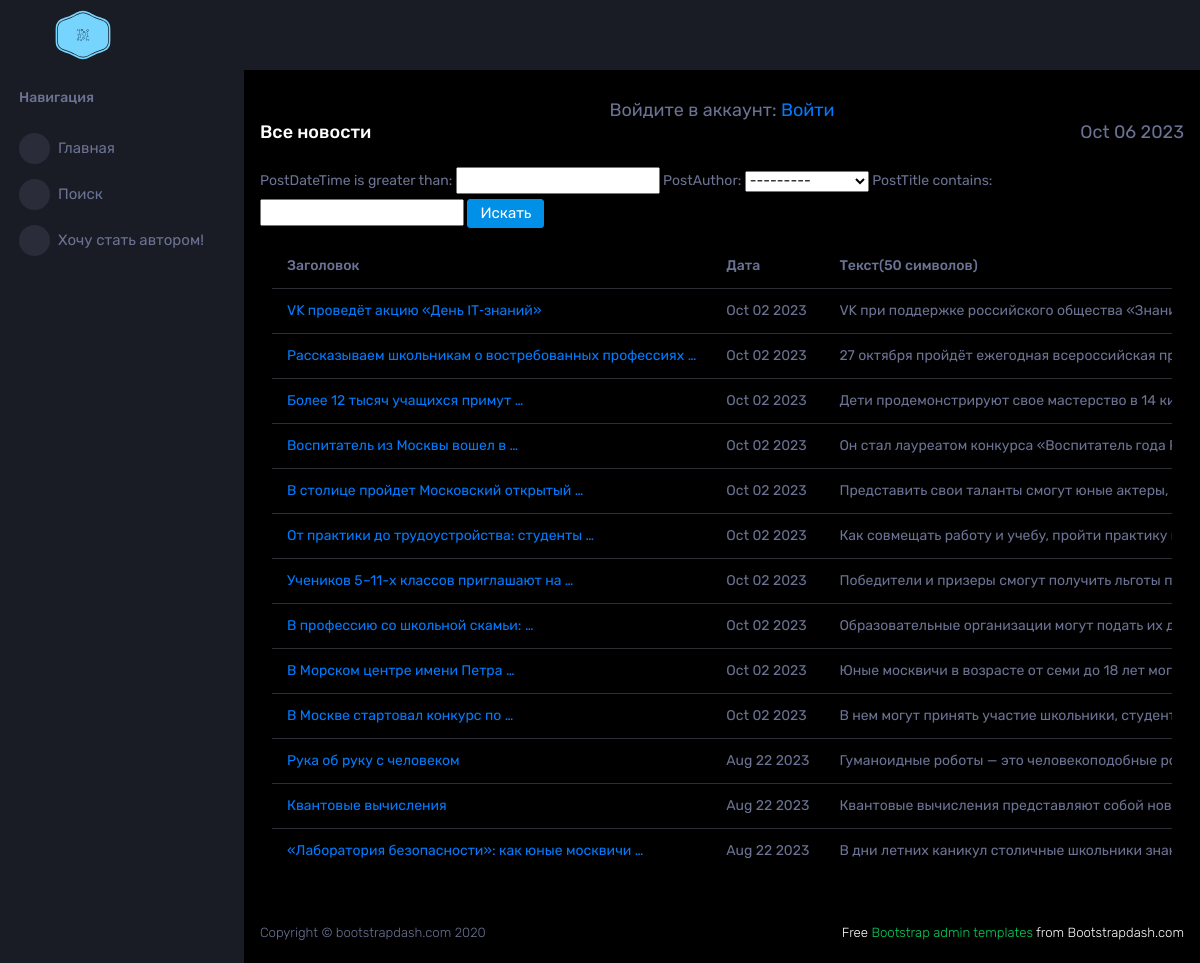
/news/search, run on the app's committed database.
### news/models.py (models this page shows, shortened)
class Post(models.Model):
    news = 'N'
    article = 'A'
    postChoice = [
        (news, 'Новость'),
        (article, 'Статья')
    ]
    postAuthor = models.ForeignKey(Author, on_delete = models.CASCADE)
    postType = models.CharField(max_length = 1, choices = postChoice, default = news)
    postDateTime = models.DateTimeField(default=timezone.now)
    postCat = models.ManyToManyField(Category, through = 'PostCategory')
    postTitle = models.CharField(max_length = 255, default = 'Заголовок')
    postBody = models.TextField(default = 'Здесь должен быть текст')
    postRate = models.IntegerField(default = 0)

### news/views.py (the view)
# urls.py: path('search', NewsSearch.as_view(), name='post_search'),
class NewsSearch(ListView):
    queryset = Post.objects.order_by("-postDateTime")
    template_name = 'newspaper/search.html'
    context_object_name = 'news'
    paginate_by = 1
    def get_context_data(self, **kwargs: Any) -> Dict[str, Any]:
        context =  super().get_context_data(**kwargs)
        context['time_now'] = timezone.localtime(timezone.now())
        context['empty'] = None
        context['filter'] = NewsFilter(self.request.GET,
                                       queryset=self.get_queryset())
        context['is_author'] = self.request.user.groups.filter(name='Authors').exists()
        return context

### news/models.py (called while the page is built)
    def __str__(self):
        return self.userModel.username

### news/templatetags/custom_filters.py (called while the page is built)
@register.filter(name='censor')
def censor(value):
    return cense(value)

### templates/newspaper/search.html (shortened to what this page needs)
{% extends 'layout/default.html' %}
{% load custom_filters %}
{% block content %}
<section class="tables">
    <div class="page-header">
        <div class=row><h1 class="page-title">Все новости</h1></div>
        <div class=row><h3 class="page-title small text-muted">{{ time_now|date:'M d Y' }}</h3></div>
    </div>
    <div class=row>
        <form method="GET">
            <p class="text-muted">
                {{ filter.form }}
                <input class="btn btn-primary" type="submit" value="Искать">
            </p>
        </form>
    </div>
    <div class="table-responsive">
        {% if news %}
            <table class="table b-table table-striped table-hover">
                <thead >
                    <th scope="col">
                        Заголовок
                    </th>
                    <th scope="col">
                        Дата
                    </th>
                    <th scope="col">
                        Текст(50 символов)
                    </th>
                </thead>
                <tbody>
                {% for post in filter.qs %}
                    <tr>
                        <td>
                            <a href="{{ post.id }}">{{ post.postTitle|truncatewords:5|censor }}</a>
                        </td>
                        <td>
                            {{ post.postDateTime|date:'M d Y' }}
                        </td>
                        <td>
                            {{ post.postBody|truncatechars:50|censor }}
                        </td>
                    </tr>
                {% endfor %}
            </table>
        {% else %}
            <h2> Новостей нет </h2>
        {% endif %}
    </div>
</section>
{% endblock content %}

### data on the page
Post: postTitle|censor "VK проведёт акцию «День IT‑знаний»", postDateTime "Oct 02 2023", postBody|censor "VK при поддержке российского общества…"
Post: postTitle|censor "Рассказываем школьникам о востребованных профессиях …", postDateTime "Oct 02 2023", postBody|censor "27 октября пройдёт ежегодная всероссийская…"
Post: postTitle|censor "Более 12 тысяч учащихся примут …", postDateTime "Oct 02 2023", postBody|censor "Дети продемонстрируют свое мастерство в 14…"
Post: postTitle|censor "Воспитатель из Москвы вошел в …", postDateTime "Oct 02 2023", postBody|censor "Он стал лауреатом конкурса «Воспитатель года…"
Post: postTitle|censor "В столице пройдет Московский открытый …", postDateTime "Oct 02 2023", postBody|censor "Представить свои таланты смогут юные актеры,…"
Post: postTitle|censor "От практики до трудоустройства: студенты …", postDateTime "Oct 02 2023", postBody|censor "Как совмещать работу и учебу, пройти практику…"
Post: postTitle|censor "Учеников 5–11-х классов приглашают на …", postDateTime "Oct 02 2023", postBody|censor "Победители и призеры смогут получить льготы…"
Post: postTitle|censor "В профессию со школьной скамьи: …", postDateTime "Oct 02 2023", postBody|censor "Образовательные организации могут подать их…"
Post: postTitle|censor "В Морском центре имени Петра …", postDateTime "Oct 02 2023", postBody|censor "Юные москвичи в возрасте от семи до 18 лет…"
Post: postTitle|censor "В Москве стартовал конкурс по …", postDateTime "Oct 02 2023", postBody|censor "В нем могут принять участие школьники,…"
Post: postTitle|censor "Рука об руку с человеком", postDateTime "Aug 22 2023", postBody|censor "Гуманоидные роботы — это человекоподобные…"
Post: postTitle|censor "Квантовые вычисления", postDateTime "Aug 22 2023", postBody|censor "Квантовые вычисления представляют собой…"
Post: postTitle|censor "«Лаборатория безопасности»: как юные москвичи …", postDateTime "Aug 22 2023", postBody|censor "В дни летних каникул столичные школьники…"

### other printed values
{{ time_now|date:'M d Y' }} "Oct 06 2023"
